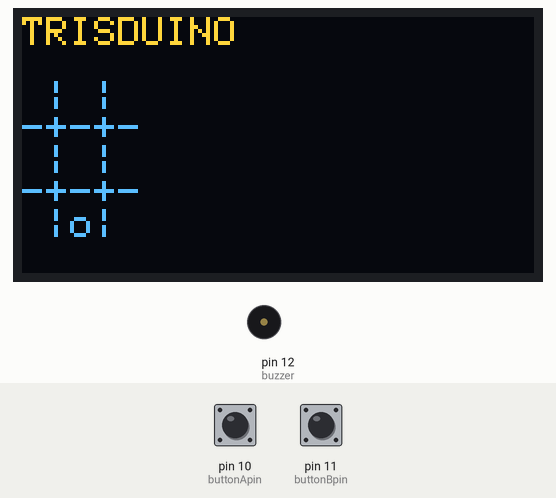
Simulated run of this sketch. Board: Arduino Uno, built with avr-gcc and run on an emulated ATmega328P. On the bench: 128×64 one-colour display, buzzer (waves = sounding). The test bench sets the inputs (shaded band); at power-on: pin 10 (buttonApin) HIGH, pin 11 (buttonBpin) HIGH. The OLED is the two-colour kind (top 16 rows yellow); random numbers use the default seed unless the sketch sets one.

Above: at 1.8 s.
1.9 s: pin 10 (buttonApin) pulled LOW for 0.15 s
At 2.13 s:
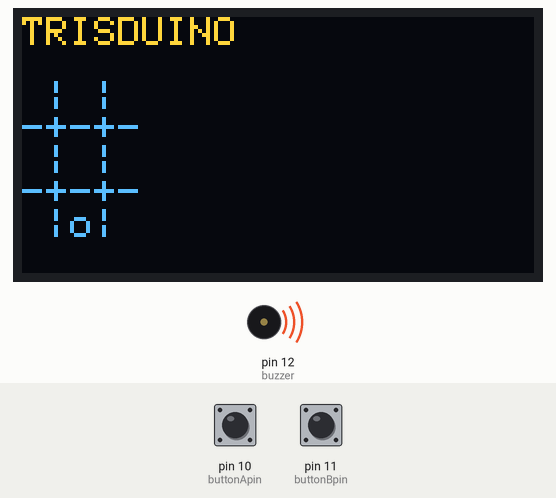
3.5 s: pin 11 (buttonBpin) pulled LOW for 0.15 s
At 5.83 s:
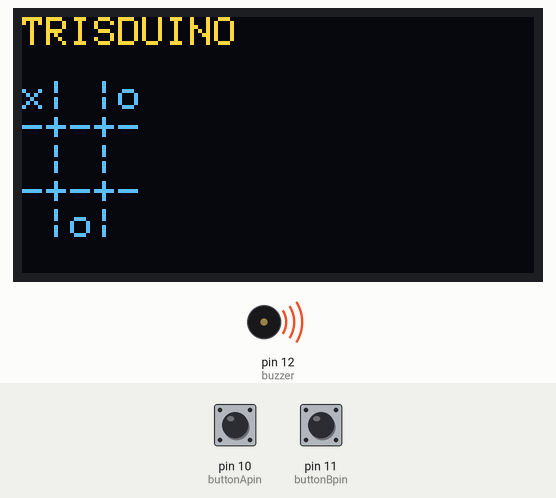
At 6.7 s:
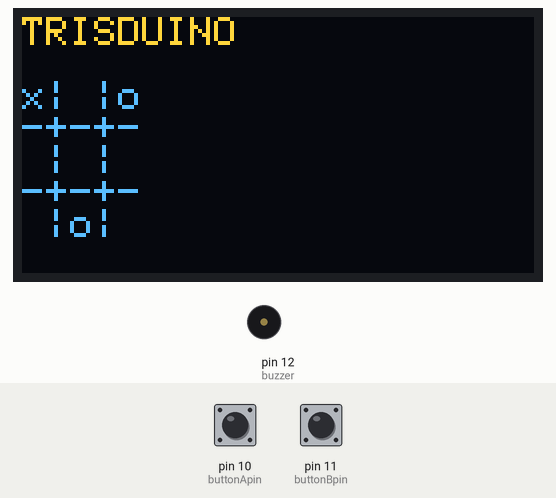
Timing chart, 0 to 8.2 s (numbered marks = the images above; inputs shaded):
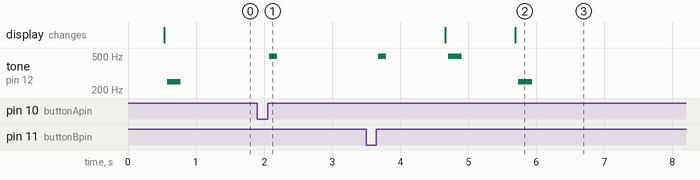

Measured:
- after the input at 1.9 s, tone on pin 12 (buzzer): silent → 496 Hz after 0.18 s, → silent 0.12 s later
- after the input at 3.5 s, tone on pin 12 (buzzer): plays 496 Hz for 0.12 s, 496 Hz for 0.20 s, 249 Hz for 0.20 s, starting after 0.18 s; the display: first changes after 1.2 s (image 2 shows a later state)

The sketch:

trisduino.ino
```cpp
#include <avr/wdt.h>
#include <Wire.h>
#include "SSD1306Ascii.h"
#include "SSD1306AsciiWire.h"

int buzzer = 12;	// Pin of the active buzzer

// SSD1306 display
#define I2C_ADDRESS 0x3C
SSD1306AsciiWire oled;

// Pins for Buttons
int buttonApin = 10;
int buttonBpin = 11;

// Button press status
bool buttonAPressed = false;
bool buttonBPressed = false;

// Button press counter
int buttonACount = 0;
int buttonBCount = 0;

// timer for button inactivity
unsigned long lastButtonPressTime = 0;
bool waitingForInactivity = false;

// Initialize game
int board[3][3] = {
		{ 1, 1, 1 },
	{ 1, 1, 1 },
	{ 1, 1, 1 }
};
	// Initialize the board to all 1s
int player = 2;	// Initialize the player turn
int moveCount = 0;	// Initialize the moves counter
int winner = 0;	// Initiatize winner

void humanTurn()
{
	int coord[2] = { 0, 0 };

	int row = 0;
	int col = 0;

	// read coordinates from button press
  readButton(coord);
	row = coord[0] - 1;
	col = coord[1] - 1;

	if (board[row][col] == 1)
	{
		// Only set the value if the current value is 1
		board[row][col] = 3;	// Set the corresponding element in the board array to 3
		// printBoard();	// print board to console
		displayBoard();	// display board on oled display
		sound(1, 100);	// play the sound
		player = 2;	// Set the player turn to 2 (computer)
		moveCount++;	// Increase move count
		// After move, reset button counter
		buttonACount = 0;
		buttonBCount = 0;
	}
}

void computerTurn()
{
	int i = 0;
	int j = 0;
	int result[2];

	// Find the winning move
	bestMove(board, 25, result);
	if (result[0] != -1 && result[1] != -1)
	{
		int i = result[0];
		int j = result[1];

		computerMove(i, j);
		return;
	}
	else
	{
		// Find the blocking move
		bestMove(board, 9, result);
		if (result[0] != -1 && result[1] != -1)
		{
			int i = result[0];
			int j = result[1];

			computerMove(i, j);
			return;
		}
		else
		{
			// Select a random position
			int i = random(0, 3);
			int j = random(0, 3);

			computerMove(i, j);
			return;
		}
	}
}

void computerMove(int i, int j)
{
	if (board[i][j] == 1)
	{
		// Only set the value if the current value is 1
		board[i][j] = 5;	// Set the corresponding element in the board array to 5 (computer)
		delay(500);	// Add a small delay
		displayBoard();	// display board on oled display
		sound(2, 100);	// play the sound
		player = 1;	// Set the player turn to 1 (human)
		moveCount++;	// Increase move count
	}
}

void bestMove(int values[][3], int check, int *best_move)
{
	int row_product[3] = { 1, 1, 1 };
	int col_product[3] = { 1, 1, 1 };
	int diagonal1_product = 1;
	int diagonal2_product = 1;

	for (int i = 0; i < 3; i++)
	{
		for (int j = 0; j < 3; j++)
		{
			row_product[i] *= values[i][j];
			col_product[j] *= values[i][j];
			if (i == j)
			{
				diagonal1_product *= values[i][j];
			}

			if (i + j == 2)
			{
				diagonal2_product *= values[i][j];
			}
		}
	}

	if (check == row_product[0] || check == row_product[1] || check == row_product[2])
	{
		int row;
		for (int i = 0; i < 3; i++)
		{
			if (row_product[i] == check)
			{
				row = i;
				break;
			}
		}

		for (int col = 0; col < 3; col++)
		{
			if (values[row][col] == 1)
			{
				best_move[0] = row;
				best_move[1] = col;
				return;
			}
		}
	}
	else if (check == col_product[0] || check == col_product[1] || check == col_product[2])
	{
		int col;
		for (int j = 0; j < 3; j++)
		{
			if (col_product[j] == check)
			{
				col = j;
				break;
			}
		}

		for (int row = 0; row < 3; row++)
		{
			if (values[row][col] == 1)
			{
				best_move[0] = row;
				best_move[1] = col;
				return;
			}
		}
	}
	else if (check == diagonal1_product)
	{
		for (int i = 0; i < 3; i++)
		{
			if (values[i][i] == 1)
			{
				best_move[0] = i;
				best_move[1] = i;
				return;
			}
		}
	}
	else if (check == diagonal2_product)
	{
		for (int i = 0; i < 3; i++)
		{
			if (values[i][2 - i] == 1)
			{
				best_move[0] = i;
				best_move[1] = 2 - i;
				return;
			}
		}
	}

	best_move[0] = -1;
	best_move[1] = -1;
}

void displayBoard()
{
	// print on OLED display
	oled.clear();
	oled.set1X();
	oled.println("TRISDUINO\n");
	oled.set1X();
	for (int i = 0; i < 3; i++)
	{
		for (int j = 0; j < 3; j++)
		{
			if (board[i][j] == 1)
			{
				oled.print(" ");
			}
			else if (board[i][j] == 3)
			{
				oled.print("x");
			}
			else if (board[i][j] == 5)
			{
				oled.print("o");
			}

			if (j < 2)
			{
				// Add column separator except for the last column
				oled.print("|");
			}
		}

		if (i < 2)
		{
			// Add row separator except for the last row
			oled.println("\n-+-+-");	// Print the row separator
		}
	}
}

int checkWinner()
{
	for (int i = 0; i < 3; i++)
	{
		if (board[i][0] == board[i][1] && board[i][1] == board[i][2] && board[i][0] != 1)
		{
			return board[i][0];
		}

		if (board[0][i] == board[1][i] && board[1][i] == board[2][i] && board[0][i] != 1)
		{
			return board[0][i];
		}
	}

	if (board[0][0] == board[1][1] && board[1][1] == board[2][2] && board[0][0] != 1)
	{
		return board[0][0];
	}

	if (board[0][2] == board[1][1] && board[1][1] == board[2][0] && board[0][2] != 1)
	{
		return board[0][2];
	}

	return 0;
}

void displayWinner(int winner)
{
	if (winner == 3)
	{
		oled.println("\nYOU WIN!");
		sound(1, 500);	// play the sound

	}
	else
	{
		oled.println("\nARDUINO WINS!");
		sound(3, 500);	// play the sound
	}
}

void displayTie()
{
	oled.println("\nNO WINNER!");
	sound(2, 500);	// play the sound

}

void readButton(int *coord)
{
	if (digitalRead(buttonApin) == LOW && !buttonAPressed)
	{
		buttonACount++;
		sound(1, 50);	// play the sound

		if (buttonACount > 3)
		{
			buttonACount = 1;
		}

		buttonAPressed = true;
		delay(100);	// Wait for debouncing
		lastButtonPressTime = millis();
		waitingForInactivity = true;
	}

	if (digitalRead(buttonBpin) == LOW && !buttonBPressed)
	{
		buttonBCount++;
		sound(1, 50);	// play the sound

		if (buttonBCount > 3)
		{
			buttonBCount = 1;
		}

		buttonBPressed = true;
		delay(100);	// Wait for debouncing

		lastButtonPressTime = millis();
		waitingForInactivity = true;
	}

	if (digitalRead(buttonApin) == HIGH)
	{
		buttonAPressed = false;
	}

	if (digitalRead(buttonBpin) == HIGH)
	{
		buttonBPressed = false;
	}

	if (waitingForInactivity && buttonACount > 0 && buttonBCount > 0 && (millis() - lastButtonPressTime > 700))
	{
		waitingForInactivity = false;
		/*
		Serial.print("Final values = ");
		Serial.print(buttonACount);
		Serial.print(",");
		Serial.println(buttonBCount);
		*/
		coord[0] = buttonACount;
		coord[1] = buttonBCount;

		return;
	}

	delay(100);
}

void sound(int f, int t)
{
	//output an frequency
	for (int i = 0; i < int(t / f); i++)
	{
		digitalWrite(buzzer, HIGH);
		delay(f);
		digitalWrite(buzzer, LOW);
		delay(f);
	}
}

void reset()
{
  // Reset to restart
	delay(3000);
	wdt_enable(WDTO_15MS);
	while (true) {}
}

void setup()
{
	Serial.begin(9600);	// Set baud rate to match the serial monitor
	randomSeed(analogRead(0));	// randomize using noise from analog pin 0

	//initialize the buzzer pin as an output
  pinMode(buzzer, OUTPUT);

	// initialize display
	Wire.begin();
	oled.begin(&Adafruit128x64, I2C_ADDRESS);
	oled.set400kHz();
	oled.setFont(Adafruit5x7);

	// Initialize the buttons
	pinMode(buttonApin, INPUT_PULLUP);
	pinMode(buttonBpin, INPUT_PULLUP);
}

void loop()
{
	while (moveCount < 9)
	{
		if (player == 1)
		{
			// human player's turn
			humanTurn();
		}
		else if (player == 2)
		{
			// computer player's turn
			computerTurn();
		}

		int winner = checkWinner();

		if (winner != 0)
		{
			displayWinner(winner);
			reset();
		}

		delay(100);
	}

	if (moveCount == 9)
	{
		displayTie();
		reset();
	}
}
```
